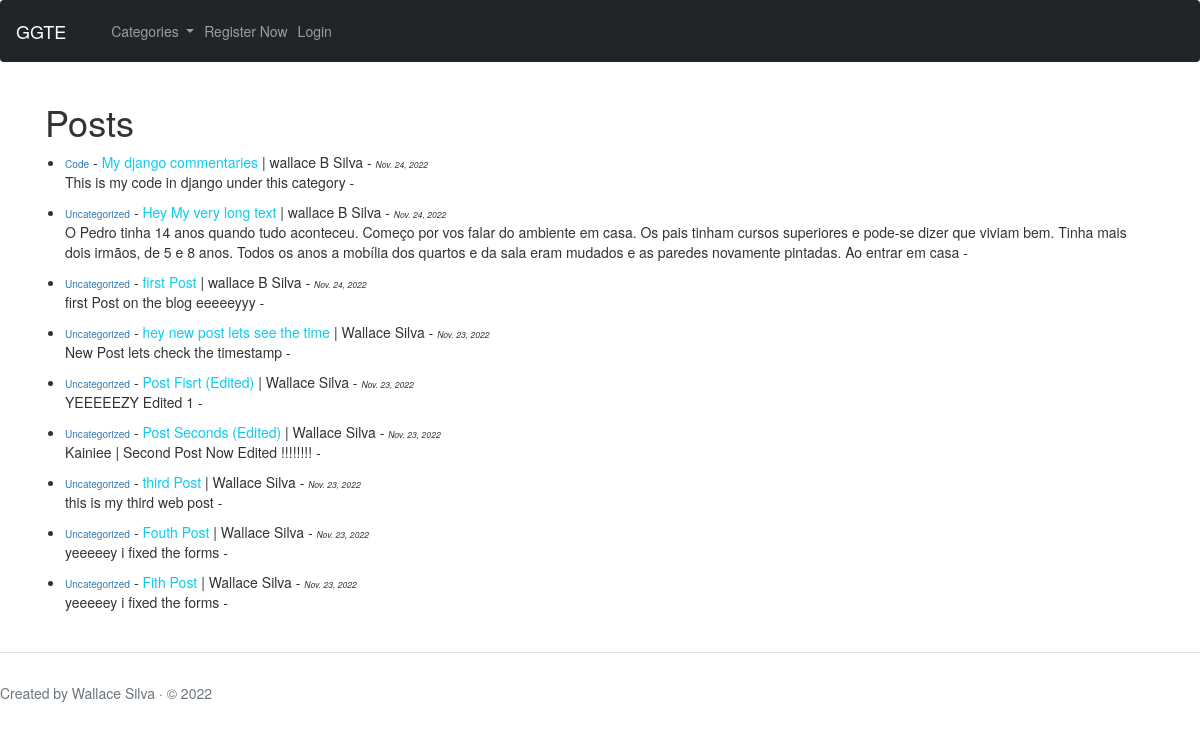
The page / on the database its author committed.
### blog/models.py (models this page shows, shortened)
class Post(models.Model):
    title = models.CharField(max_length=255)
    title_tag = models.CharField(max_length=255, default='Blog Post')
    author = models.ForeignKey(User, on_delete=models.CASCADE)
    publish_date = models.DateTimeField(auto_now_add=True)
    post_date = models.DateField(auto_now_add=True)
    body = models.TextField()
    category = models.CharField(max_length = 55,default='uncategorized')

### blog/views.py (the view)
# urls.py: path('', HomeView.as_view(), name='home'),
class HomeView(ListView):
    model = Post
    template_name = 'home.html'
    ordering = ['-publish_date']
    def get_context_data(self, *args, **kwargs):
        category_menu =  Category.objects.all()
        context =  super(HomeView,self).get_context_data(*args, **kwargs)
        context['category_menu'] = category_menu
        return context

### blog/models.py (called while the page is built)
    def __str__(self) -> str:
        return self.name

### blog/templates/home.html (shortened to what this page needs)
{% extends 'core.html' %} {% block content %}
<h1>Posts</h1>
{% for post in object_list %}
<ul>
  <li>
    <small><small><a href = "{%url 'category' post.category%} " >{{post.category}}</a></small></small> - <a href="{% url 'article_detail' post.pk %}" class="link-info">{{post.title}}</a>
     | {{post.author.first_name}} {{post.author.last_name}} -
      <small><small><small class = " fw-light fst-italic" >{{post.post_date}}</small></small></small>
      <br/>
    {{post.body|slice:300}} -
  </li>
</ul>
{% endfor %} {% endblock %}

### rows shown on the page
Post: category "Code", title "My django commentaries", author.first_name "wallace B", author.last_name "Silva", post_date "Nov. 24, 2022", body "This is my code in django under this category"
Post: category "Uncategorized", title "Hey My very long text", author.first_name "wallace B", author.last_name "Silva", post_date "Nov. 24, 2022", body "O Pedro tinha 14 anos quando tudo aconteceu. Começo por vos falar do ambiente em casa. Os pais tinham cursos superiores e pode-se dizer que viviam bem. Tinha mais dois irmãos, de 5 e 8 anos. Todos os anos a mobília dos quartos e da sala eram mudados e as paredes novamente pintadas. Ao entrar em casa"
Post: category "Uncategorized", title "first Post", author.first_name "wallace B", author.last_name "Silva", post_date "Nov. 24, 2022", body "first Post on the blog eeeeeyyy"
Post: category "Uncategorized", title "hey new post lets see the time", author.first_name "Wallace", author.last_name "Silva", post_date "Nov. 23, 2022", body "New Post lets check the timestamp"
Post: category "Uncategorized", title "Post Fisrt (Edited)", author.first_name "Wallace", author.last_name "Silva", post_date "Nov. 23, 2022", body "YEEEEEZY Edited 1"
Post: category "Uncategorized", title "Post Seconds (Edited)", author.first_name "Wallace", author.last_name "Silva", post_date "Nov. 23, 2022", body "Kainiee | Second Post Now Edited !!!!!!!!"
Post: category "Uncategorized", title "third Post", author.first_name "Wallace", author.last_name "Silva", post_date "Nov. 23, 2022", body "this is my third web post"
Post: category "Uncategorized", title "Fouth Post", author.first_name "Wallace", author.last_name "Silva", post_date "Nov. 23, 2022", body "yeeeeey i fixed the forms"
Post: category "Uncategorized", title "Fith Post", author.first_name "Wallace", author.last_name "Silva", post_date "Nov. 23, 2022", body "yeeeeey i fixed the forms"
